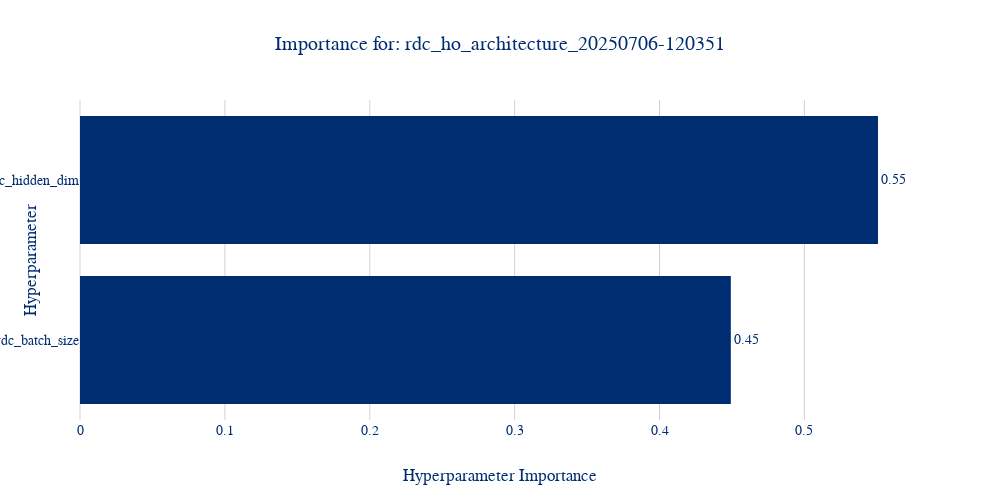
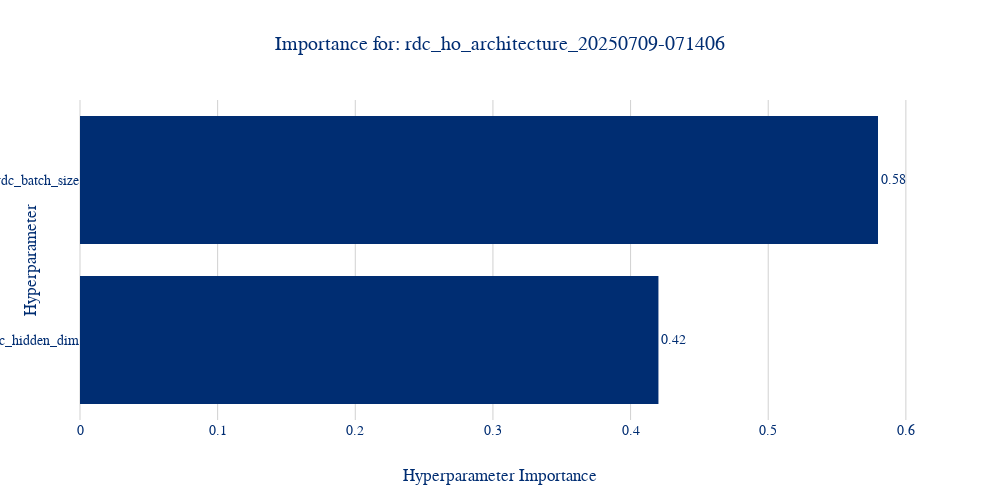
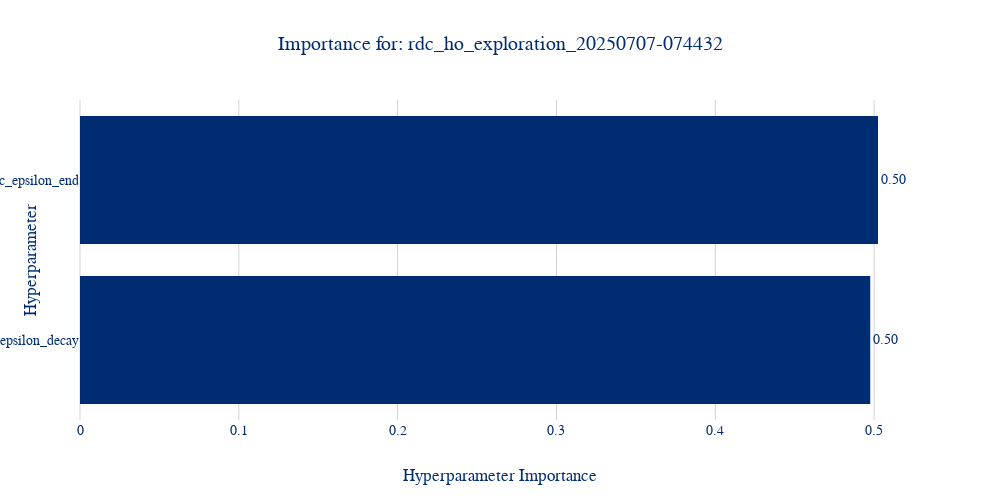
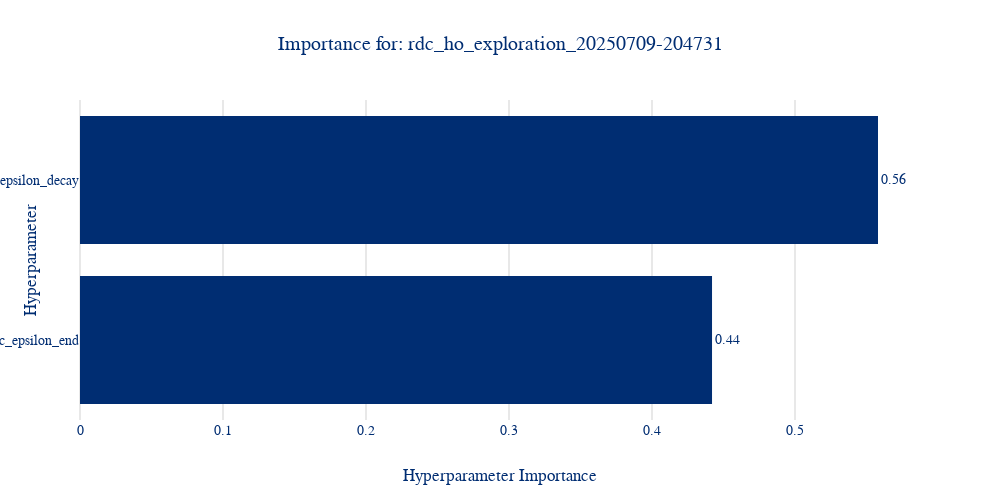

The notebook cell saved with these charts, in order:
### Markdown cell above
### Individual Importance Plots (Per File)

These plots show the hyperparameter importance for each individual experimental run. This is the most accurate way to see which parameters were most influential in a specific context (e.g., for architecture tuning).

### Code cell
for filename, df in rdc_dfs_dict.items():
    study_name = filename.replace(STUDY_FILE_SUFFIX, '')

    temp_study = create_study_from_df(study_name, df.copy())

    fig = optuna.visualization.plot_param_importances(temp_study)
    fig.update_layout(
        title=f"Importance for: {study_name}",
        width=1000,
        height=500
    )
    fig.show()

### Figure 1 — Plotly figure (JSON) as saved in the notebook; plotly's stock layout.template omitted (floating-point values rounded to 4 significant figures)
{"data": [{"cliponaxis": false, "hovertemplate": ["rdc_batch_size (CategoricalDistribution): 0.44920901578063704<extra></extra>", "rdc_hidden_dim (CategoricalDistribution): 0.550790984219363<extra></extra>"], "name": "Objective Value", "orientation": "h", "text": ["0.45", "0.55"], "textposition": "outside", "type": "bar", "x": [0.4492, 0.5508], "y": ["rdc_batch_size", "rdc_hidden_dim"]}], "layout": {"height": 500, "title": {"text": "Importance for: rdc_ho_architecture_20250706-120351"}, "width": 1000, "xaxis": {"title": {"text": "Hyperparameter Importance"}}, "yaxis": {"title": {"text": "Hyperparameter"}}}}

### Figure 2 — Plotly figure (JSON) as saved in the notebook; plotly's stock layout.template omitted (floating-point values rounded to 4 significant figures)
{"data": [{"cliponaxis": false, "hovertemplate": ["rdc_hidden_dim (CategoricalDistribution): 0.42024536607781704<extra></extra>", "rdc_batch_size (CategoricalDistribution): 0.579754633922183<extra></extra>"], "name": "Objective Value", "orientation": "h", "text": ["0.42", "0.58"], "textposition": "outside", "type": "bar", "x": [0.4202, 0.5798], "y": ["rdc_hidden_dim", "rdc_batch_size"]}], "layout": {"height": 500, "title": {"text": "Importance for: rdc_ho_architecture_20250709-071406"}, "width": 1000, "xaxis": {"title": {"text": "Hyperparameter Importance"}}, "yaxis": {"title": {"text": "Hyperparameter"}}}}

### Figure 3 — Plotly figure (JSON) as saved in the notebook; plotly's stock layout.template omitted (floating-point values rounded to 4 significant figures)
{"data": [{"cliponaxis": false, "hovertemplate": ["rdc_epsilon_decay (FloatDistribution): 0.4975583941253295<extra></extra>", "rdc_epsilon_end (FloatDistribution): 0.5024416058746705<extra></extra>"], "name": "Objective Value", "orientation": "h", "text": ["0.50", "0.50"], "textposition": "outside", "type": "bar", "x": [0.4976, 0.5024], "y": ["rdc_epsilon_decay", "rdc_epsilon_end"]}], "layout": {"height": 500, "title": {"text": "Importance for: rdc_ho_exploration_20250707-074432"}, "width": 1000, "xaxis": {"title": {"text": "Hyperparameter Importance"}}, "yaxis": {"title": {"text": "Hyperparameter"}}}}

### Figure 4 — Plotly figure (JSON) as saved in the notebook; plotly's stock layout.template omitted (floating-point values rounded to 4 significant figures)
{"data": [{"cliponaxis": false, "hovertemplate": ["rdc_epsilon_end (FloatDistribution): 0.4419692581315382<extra></extra>", "rdc_epsilon_decay (FloatDistribution): 0.5580307418684618<extra></extra>"], "name": "Objective Value", "orientation": "h", "text": ["0.44", "0.56"], "textposition": "outside", "type": "bar", "x": [0.442, 0.558], "y": ["rdc_epsilon_end", "rdc_epsilon_decay"]}], "layout": {"height": 500, "title": {"text": "Importance for: rdc_ho_exploration_20250709-204731"}, "width": 1000, "xaxis": {"title": {"text": "Hyperparameter Importance"}}, "yaxis": {"title": {"text": "Hyperparameter"}}}}
